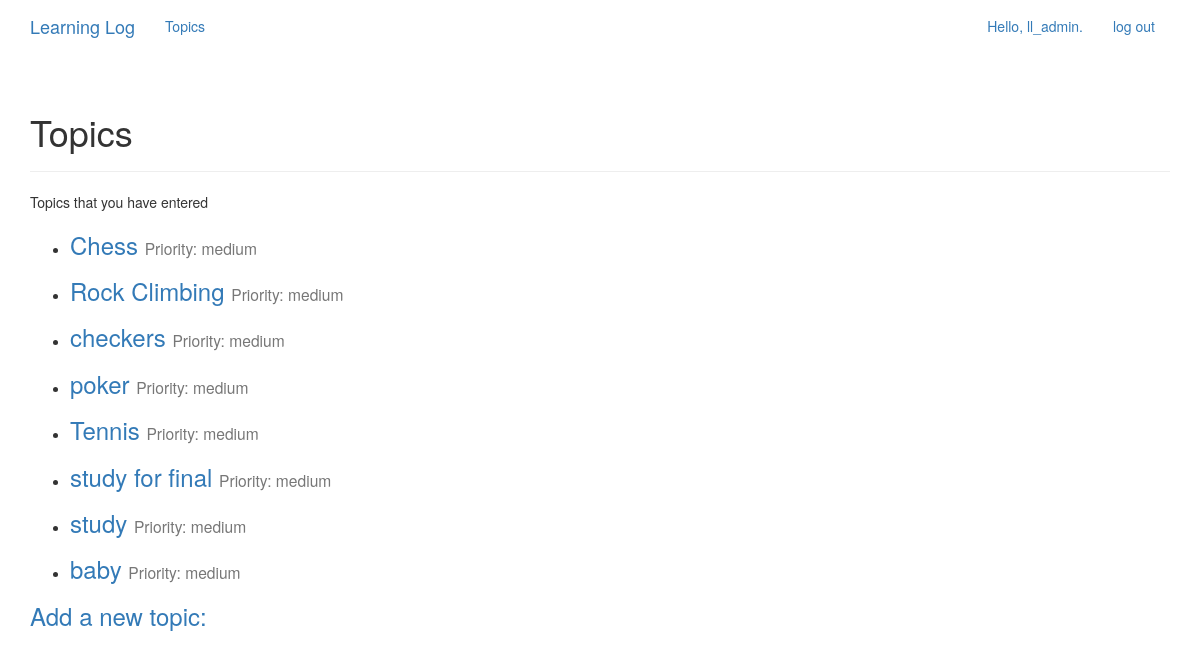
The app's page /topics/ (signed in) with its own data.
### learning_logs/models.py (models this page shows)
class Topic(models.Model):
	text = models.CharField(max_length=200)
	date_added = models.DateTimeField(auto_now_add=True)
	owner = models.ForeignKey(User, on_delete=models.CASCADE)
	HIGH= 'high'
	MEDIUM= 'medium'
	LOW= 'low'
	PRIORITY_CHOICES = (
	(HIGH, 'high'),
	(MEDIUM, 'medium'),
	(LOW, 'low'),
	)
	priority = models.CharField(max_length=6,choices=PRIORITY_CHOICES, default=MEDIUM,)
	def __str__(self):
		return self.text

### learning_logs/views.py (the view)
# urls.py: re_path(r'^topics/$', views.topics, name= 'topics'),
@login_required
def topics(request):
	topics = Topic.objects.filter(owner=request.user).order_by('date_added')
	context = {'topics': topics}
	return render(request, 'learning_logs/topics.html', context)

### learning_logs/templates/learning_logs/topics.html
{% extends "learning_logs/base.html" %}
{% block header %}
	<h1>Topics</h1>
{% endblock header %}
{% block content %}
<p>Topics that you have entered</p>
<ul>
	{% for topic in topics %}
		<li>
			<h3>
				<a href="{% url 'learning_logs:topic' topic.id %}">{{ topic }}
				<small>Priority: {{ topic.priority }}</small></a>
			</h3>
		</li>
	{% empty %}
		<li>No Topics have been added yet.</li>
	{% endfor %}
</ul>
<h3><a href="{% url 'learning_logs:new_topic' %}">Add a new topic:</a></h3>
{%endblock content %}

### learning_logs/templates/learning_logs/base.html (shortened to what this page needs)
{% load bootstrap3 %}
<!DOCTYPE html>
<html lang="en">
	<head>
		{% bootstrap_css %}
	</head>
	<body>
		<nav class="navbar nav-default navbar--static-top">
			<div class="container">
				<div class="navbar-header">
					<a class="navbar-brand" href="{% url 'learning_logs:index' %}">
						Learning Log</a>
				</div>
				<div id="navbar" class="navbar-collapse collapse">
					<ul class="nav navbar-nav">
						<li><a href="{% url 'learning_logs:topics' %}">Topics</a></li>
					</ul>
					<ul class="nav navbar-nav navbar-right">
						{% if user.is_authenticated %}
							<li><a>Hello, {{ user.username }}.</a></li>
							<li><a href="{% url 'users:logout' %}">log out</a></li>
						{% else %}
							<li><a href="{% url 'users:register' %}">register</a></li>
							<li><a href="{% url 'users:login' %}">log in</a></li>
						{% endif %}
						</ul>
				</div>
			</div>
		</nav>
		<div class="container">
			<div class="page-header">
				{% block header %}{% endblock header %}
			</div>
			<div>
				{% block content %}{% endblock content%}
			</div>
		</div>
	</body>
</html>

### records on screen
Topic: text "Chess", priority "medium"
Topic: text "Rock Climbing", priority "medium"
Topic: text "checkers", priority "medium"
Topic: text "poker", priority "medium"
Topic: text "Tennis", priority "medium"
Topic: text "study for final", priority "medium"
Topic: text "study", priority "medium"
Topic: text "baby", priority "medium"

### other values on screen
{{ user.username }} "ll_admin"
